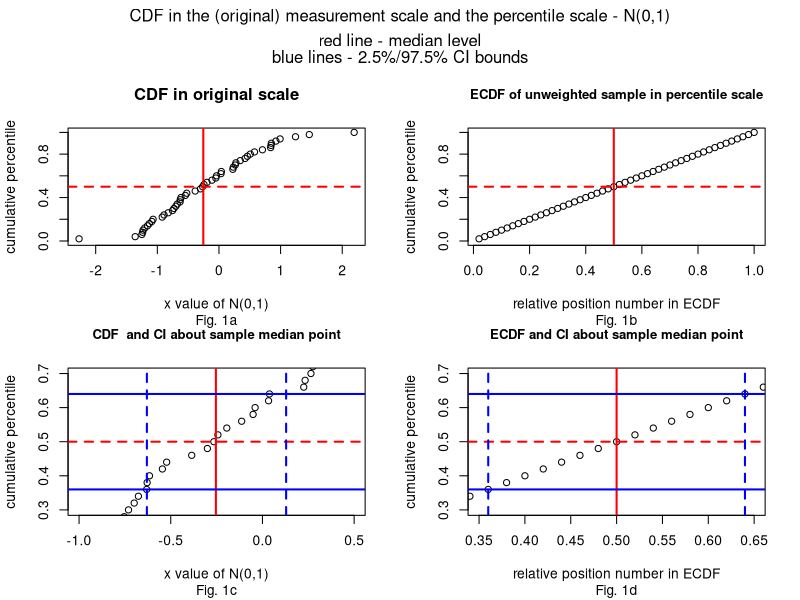
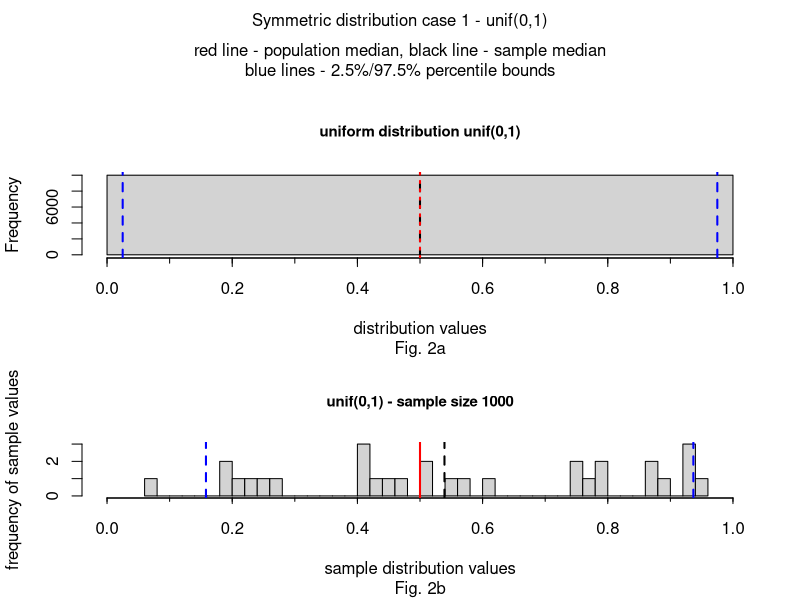
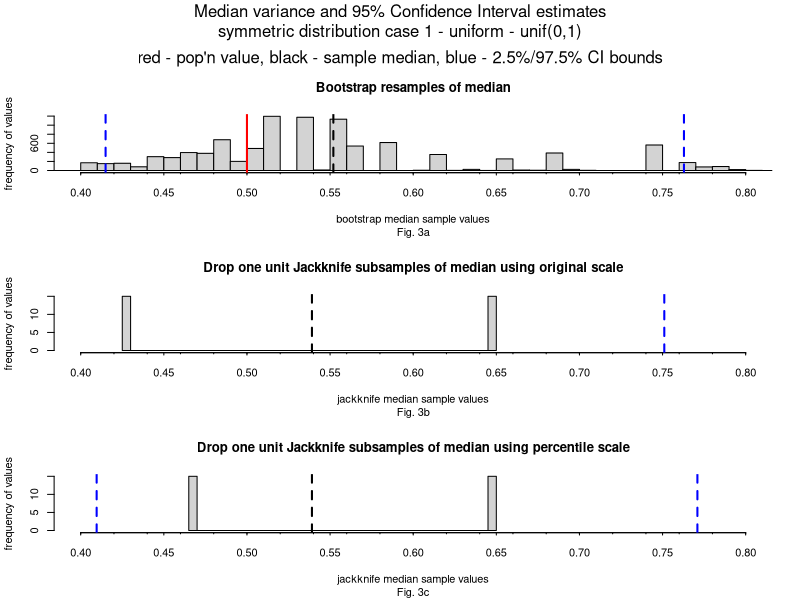
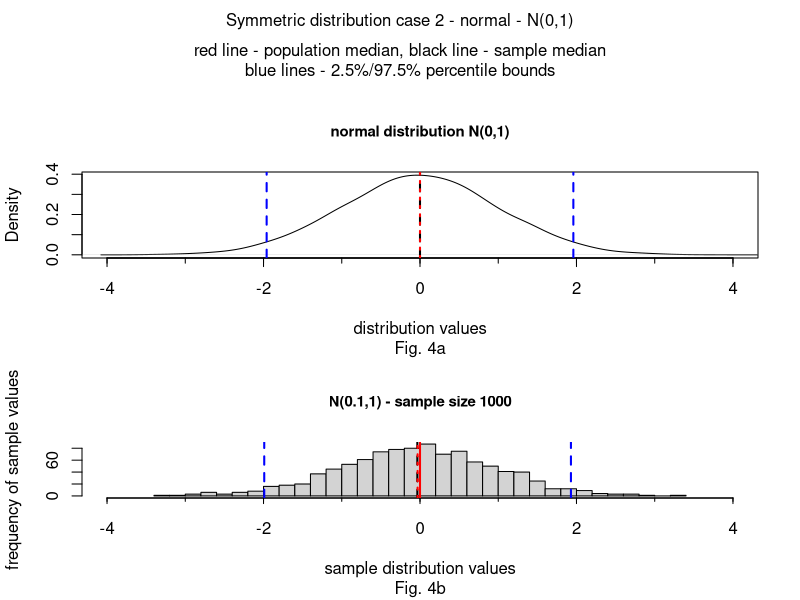
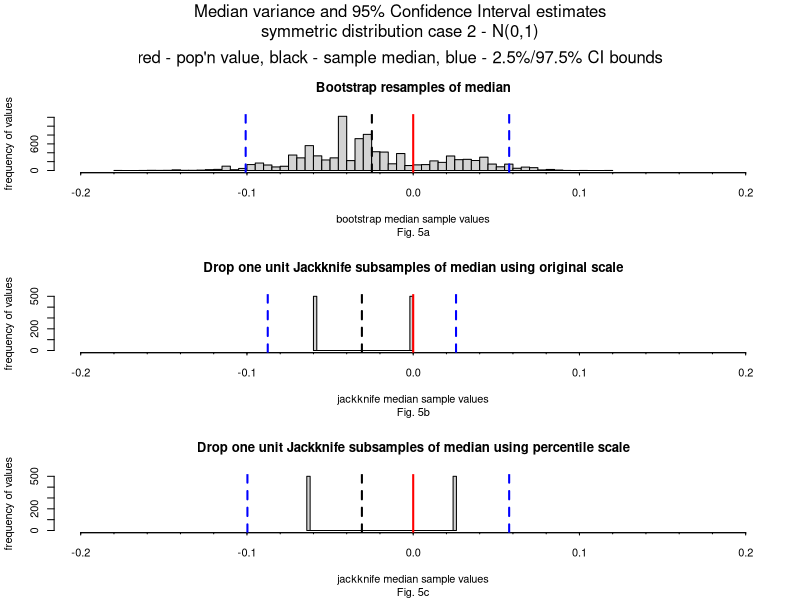
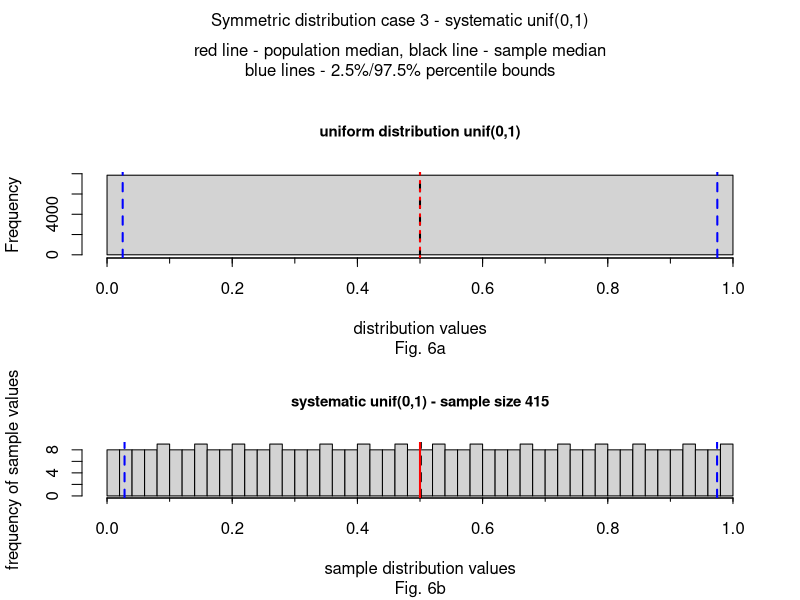
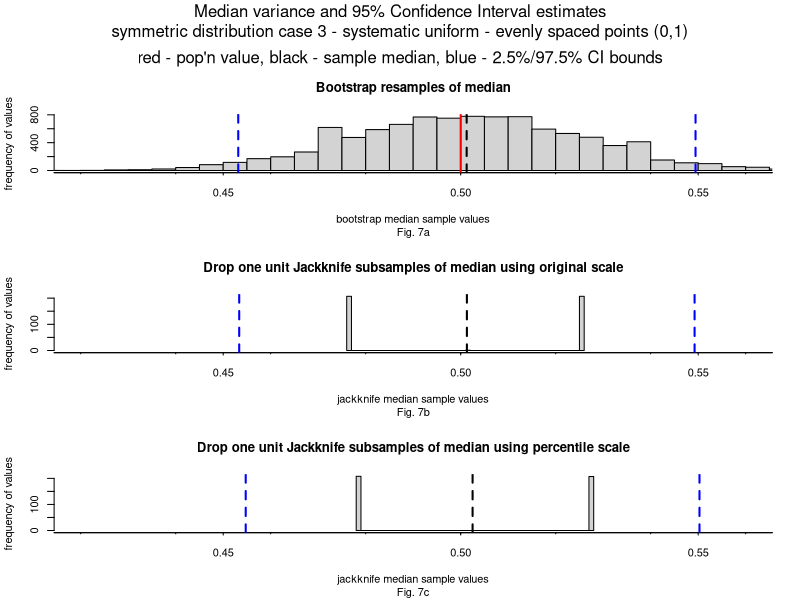
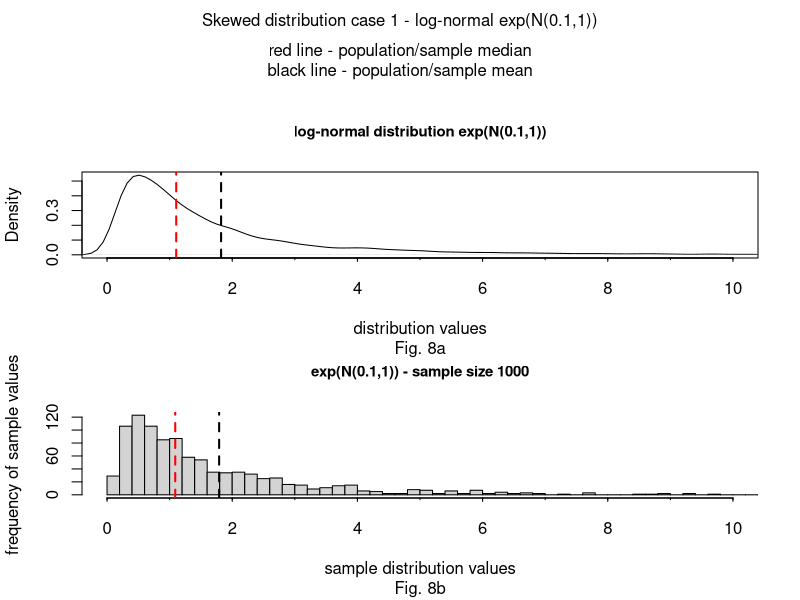

Source code (R) for these figures, in order:
## ---- chunk 1

set.seed(2618)
samp <- rnorm(50,0,1)
Fn <- ecdf(samp)
yval <- Fn(samp)

setdata <- as.data.frame(cbind(samp,yval))
setdata <- setdata[order(setdata[,"yval"]),]
#length(setdata)
setdata[,3] <- as.vector(c(1:50)/50)
#head(setdata)

colnames(setdata) <- c("orig scale","cdf value","percentscale")

library(boot)
stat <- function(x, i) {median(x[i])}
boot.out <- boot(data = setdata[,1],
                 statistic = stat,
                 R = 10000)
# boot.ci(boot.out)
# print("mean of bootstrap samples")
# mean(boot.out$t)
# median(boot.out$t)
# print("standard error of bootstrap samples")
# sd(boot.out$t)
outboot <- quantile(boot.out$t,probs=c(.025,.15865,.5,.6827,.975))


n <- length(samp)
theta <- median(samp)
jkinv <- sapply(1 : n,
             function(i) {Fn <- ecdf(samp[-i]);
                             Fn(theta)}
)

thetaBarinv <- mean(jkinv)
jkexpinv <- (jkinv-thetaBarinv)*sqrt(n)+thetaBarinv
jkexpandinv <- quantile(samp,jkexpinv) 
#head(jkexpandinv)
biasEstinv <- (n - 1) * (thetaBarinv - theta)
seEstinv <- sqrt((n - 1) * mean((jkinv - thetaBarinv)^2))


par(mfrow=c(2,2))
par(fig=c(0,0.5,0.45,0.9))

plot(y=yval,x=samp,ylim=c(0,1),main="CDF in original scale",xlab="x value of N(0,1)",ylab="cumulative percentile",sub="Fig. 1a")
abline(h=0.5,col="red",lwd=2,lty=2)
abline(v=median(samp),col="red",lwd=2,lty=1)


par(fig=c(0.5,1,0.45,0.9), new=TRUE)
plot(y=setdata[,"cdf value"],x=setdata[,"percentscale"],ylim=c(0,1),main="ECDF of unweighted sample in percentile scale",xlab="relative position number in ECDF",ylab="cumulative percentile",cex.main=0.95,sub="Fig. 1b")
abline(h=0.5,col="red",lwd=2,lty=2)
abline(v=0.5,col="red",lwd=2,lty=1)


par(fig=c(0,0.5,0,0.5), new=TRUE)

plot(y=yval,x=samp,xlim=c(-1,.5),ylim=c(.3,.7),main="CDF  and CI about sample median point",xlab="x value of N(0,1)",ylab="cumulative percentile",cex.main=0.95,sub="Fig. 1c")
abline(h=0.5,col="red",lwd=2,lty=2)
abline(v=median(samp),col="red",lwd=2,lty=1)
abline(v=outboot[1],col="blue",lwd=2,lty=2)
abline(v=outboot[5],col="blue",lwd=2,lty=2)
Fn <- ecdf(samp)
abline(h=Fn(outboot[1]),col="blue",lwd=2,lty=1)
abline(h=Fn(outboot[5]),col="blue",lwd=2,lty=1)

par(fig=c(0.5,1,0,0.5), new=TRUE)
plot(y=setdata[,"cdf value"],x=setdata[,"percentscale"],xlim=c(.35,.65),ylim=c(.3,.7),main="ECDF and CI about sample median point",xlab="relative position number in ECDF",ylab="cumulative percentile",cex.main=0.95,sub="Fig. 1d")
abline(h=0.5,col="red",lwd=2,lty=2)
abline(v=0.5,col="red",lwd=2,lty=1)
abline(v=0.5-1.96*seEstinv,col="blue",lwd=2,lty=2)
abline(v=0.5+1.96*seEstinv,col="blue",lwd=2,lty=2)
abline(h=0.5-1.96*seEstinv,col="blue",lwd=2,lty=1)
abline(h=0.5+1.96*seEstinv,col="blue",lwd=2,lty=1)


mtext("CDF in the (original) measurement scale and the percentile scale - N(0,1)", side=3, outer=TRUE, line=-1.5)
mtext("red line - median level", side=3, outer=TRUE, line=-3)
mtext("blue lines - 2.5%/97.5% CI bounds", side=3, outer=TRUE, line=-4)

## ---- chunk 2

setwd("d:/courses/research/variance")

# small sample size 1000 
set.seed(971)
symm <- runif(30,0,1)

library(boot)
stat <- function(x, i) {median(x[i])}
boot.out <- boot(data = symm,
                 statistic = stat,
                 R = 10000)
boot.ci(boot.out)
print("mean of bootstrap samples")
mean(boot.out$t)
print("standard error of bootstrap samples")
sd(boot.out$t)
outboot <- quantile(boot.out$t,probs=c(.025,.15865,.5,.6827,.975))




par(mfrow=c(2,1))
par(fig=c(0,1,0.4,0.85))

#large sample size
set.seed(92513)
symmdist <- runif(10000,0,1)
hist(symmdist,breaks=1,xlim=c(0,1),main="uniform distribution unif(0,1)",xaxt="n",sub="Fig. 2a",xlab="distribution values",cex.main=0.9)
axis(1, at=seq(0,1,.1), label=F, tick=T, tck=-.06)
axis(1, at=seq(0,1,.2), tck=-.1)

abline(v=0.5,col="black",lwd=2,lty=2)
abline(v=0.5,col="red",lwd=2,lty=3)
abline(v=0.025,col="blue",lwd=2,lty=2)
abline(v=0.975,col="blue",lwd=2,lty=2)

par(fig=c(0,1,0,0.4), new=TRUE)

hist(symm,breaks=40,xlim=c(0,1),main="unif(0,1) - sample size 1000",xaxt="n",sub="Fig. 2b",xlab="sample distribution values",ylab="frequency of sample values",cex.main=0.9)
meannormsamp <- mean(symm)
mednormsamp <- median(symm)
axis(1, at=seq(0,1,.1), label=F, tick=T, tck=-.06)
axis(1, at=seq(0,1,.2), tck=-.1)
abline(v=mednormsamp,col="black",lwd=2,lty=2)
abline(v=0.5,col="red",lwd=2,lty=1)
abline(v=quantile(symm,probs=c(.025)),col="blue",lwd=2,lty=2)
abline(v=quantile(symm,probs=c(.975)),col="blue",lwd=2,lty=2)

mtext("Symmetric distribution case 1 - unif(0,1)", side=3, outer=TRUE, line=-1.5)
mtext("red line - population median, black line - sample median", side=3, outer=TRUE, line=-3)
mtext("blue lines - 2.5%/97.5% percentile bounds", side=3, outer=TRUE, line=-4)




# jackknife calculations in original scale of observations


n <- length(symm)
theta <- median(symm)
jk <- sapply(1 : n,
             function(i) median(symm[-i])
)
thetaBar <- mean(jk)
jkexpand <- (jk-thetaBar)*sqrt(n)+thetaBar
biasEst <- (n - 1) * (thetaBar - theta)
seEst <- sqrt((n - 1) * mean((jk - thetaBar)^2))
print("jackknife median estimate using calculations in original scale")
thetaBar
print("jackknife median CI lower bound using calculations in original scale")
thetaBar-1.96*seEst
print("jackknife median CI upper bound using calculations in original scale")
thetaBar+1.96*seEst



# jackknife calculations in percentile scale and then backtransforming results to observed scale 


n <- length(symm)
theta <- median(symm)
jkinv <- sapply(1 : n,
             function(i) {Fn <- ecdf(symm[-i]);
                             Fn(theta)}
)
jkinv

thetaBarinv <- mean(jkinv)
jkexpinv <- (jkinv-thetaBarinv)*sqrt(n)+thetaBarinv
jkexpandinv <- quantile(symm,jkexpinv) 
#head(jkexpandinv)
biasEstinv <- (n - 1) * (thetaBarinv - theta)
seEstinv <- sqrt((n - 1) * mean((jkinv - thetaBarinv)^2))

print("")
print("jackknife median estimate using calculations in percentile scale")
print("and then backtransformed to original scale")
quantile(symm,thetaBarinv)
print("jackknife median estimate lower bound using calculations in ")
print("percentile scale and then backtransformed to original scale")
quantile(symm,thetaBarinv-1.96*seEstinv)
print("jackknife median estimate upper bound using calculations in ")
print("percentile scale and then backtransformed to original scale")
quantile(symm,thetaBarinv+1.96*seEstinv)


par(mfrow=c(3,1))
par(fig=c(0,1,0.6,0.9))

hist(boot.out$t,breaks=60,xlim=c(.4,.8),main="Bootstrap resamples of median",xaxt="n",sub="Fig. 3a",xlab="bootstrap median sample values",ylab="frequency of values",)
medianest <- mean(boot.out$t)
axis(1, at=seq(.4,.8,.02), label=F, tick=T, tck=-.02)
axis(1, at=seq(.4,.8,.05), tck=-.04)
abline(v=medianest,col="black",lwd=2,lty=2)
abline(v=0.5,col="red",lwd=2,lty=1)
abline(v=outboot[1],col="blue",lwd=2,lty=2)
abline(v=outboot[5],col="blue",lwd=2,lty=2)


par(fig=c(0,1,0.3,0.6), new=TRUE)
hist(jkexpand,breaks=40,xlim=c(.4,.8),main="Drop one unit Jackknife subsamples of median using original scale",xaxt="n",sub="Fig. 3b",xlab="jackknife median sample values",ylab="frequency of values",)
 
axis(1, at=seq(.4,.8,.02), label=F, tick=T, tck=-.02)
axis(1, at=seq(.4,.8,.05), tck=-.04)
abline(v=thetaBar,col="black",lwd=2,lty=2)
abline(v=0,col="red",lwd=2,lty=1)
abline(v=thetaBar-1.96*seEst,col="blue",lwd=2,lty=2)
abline(v=thetaBar+1.96*seEst,col="blue",lwd=2,lty=2)



par(fig=c(0,1,0,0.3), new=TRUE)
hist(jkexpandinv,breaks=40,xlim=c(.4,.8),main="Drop one unit Jackknife subsamples of median using percentile scale",xaxt="n",sub="Fig. 3c",xlab="jackknife median sample values",ylab="frequency of values",)
 
axis(1, at=seq(.4,.8,.02), label=F, tick=T, tck=-.02)
axis(1, at=seq(.4,.8,.05), tck=-.04)
abline(v=quantile(symm,thetaBarinv),col="black",lwd=2,lty=2)
abline(v=0,col="red",lwd=2,lty=1)
abline(v=quantile(symm,thetaBarinv-1.96*seEstinv),col="blue",lwd=2,lty=2)
abline(v=quantile(symm,thetaBarinv+1.96*seEstinv),col="blue",lwd=2,lty=2)

mtext("Median variance and 95% Confidence Interval estimates", side=3, outer=TRUE, line=-1.5)
mtext("symmetric distribution case 1 - uniform - unif(0,1)", side=3, outer=TRUE, line=-3)
mtext("red - pop'n value, black - sample median, blue - 2.5%/97.5% CI bounds", side=3, outer=TRUE, line=-5)

## ---- chunk 3
setwd("d:/courses/research/variance")

par(mfrow=c(2,1))
par(fig=c(0,1,0.4,0.85))

#large sample size
set.seed(92513)
symm <- rnorm(10000,0,1)
plot(density(symm,bw=.2),xlim=c(-4,4),main="normal distribution N(0,1)",xaxt="n",sub="Fig. 4a",xlab="distribution values",cex.main=0.9)
axis(1, at=seq(-4,4), label=F, tick=T, tck=-.06)
axis(1, at=seq(-4,4,2), tck=-.1)

abline(v=0,col="black",lwd=2,lty=2)
abline(v=0,col="red",lwd=2,lty=3)
abline(v=0-1.96*1,col="blue",lwd=2,lty=2)
abline(v=0+1.96*1,col="blue",lwd=2,lty=2)

# small sample size 1000 
set.seed(971)
symm <- rnorm(1000,0,1)
par(fig=c(0,1,0,0.4), new=TRUE)

hist(symm,breaks=40,xlim=c(-4,4),main="N(0.1,1) - sample size 1000",xaxt="n",sub="Fig. 4b",xlab="sample distribution values",ylab="frequency of sample values",cex.main=0.9)
meannormsamp <- mean(symm)
mednormsamp <- median(symm)
axis(1, at=seq(-4,4), label=F, tick=T, tck=-.06)
axis(1, at=seq(-4,4,2), tck=-.1)
abline(v=meannormsamp,col="black",lwd=2,lty=2)
abline(v=mednormsamp,col="red",lwd=2,lty=3)
abline(v=0,col="red",lwd=2,lty=1)
abline(v=mednormsamp-1.96*1,col="blue",lwd=2,lty=2)
abline(v=mednormsamp+1.96*1,col="blue",lwd=2,lty=2)

mtext("Symmetric distribution case 2 - normal - N(0,1)", side=3, outer=TRUE, line=-1.5)
mtext("red line - population median, black line - sample median", side=3, outer=TRUE, line=-3)
mtext("blue lines - 2.5%/97.5% percentile bounds", side=3, outer=TRUE, line=-4)

## ---- chunk 4

library(boot)
stat <- function(x, i) {median(x[i])}
boot.out <- boot(data = symm,
                 statistic = stat,
                 R = 10000)
boot.ci(boot.out)
 mean(boot.out$t)
 sd(boot.out$t)
outboot <- quantile(boot.out$t,probs=c(.025,.15865,.5,.6827,.975))
#outboot

par(mfrow=c(3,1))
par(fig=c(0,1,0.6,0.9))

hist(boot.out$t,breaks=60,xlim=c(-.2,.2),main="Bootstrap resamples of median",xaxt="n",sub="Fig. 5a",xlab="bootstrap median sample values",ylab="frequency of values",)
medianest <- mean(boot.out$t)
axis(1, at=seq(-.2,.2,.02), label=F, tick=T, tck=-.02)
axis(1, at=seq(-.2,.2,.1), tck=-.04)
abline(v=medianest,col="black",lwd=2,lty=2)
abline(v=0,col="red",lwd=2,lty=1)
abline(v=outboot[1],col="blue",lwd=2,lty=2)
abline(v=outboot[5],col="blue",lwd=2,lty=2)

n <- length(symm)
theta <- median(symm)
jk <- sapply(1 : n,
             function(i) median(symm[-i])
)
thetaBar <- mean(jk)
jkexpand <- (jk-thetaBar)*sqrt(n)+thetaBar
biasEst <- (n - 1) * (thetaBar - theta)
seEst <- sqrt((n - 1) * mean((jk - thetaBar)^2))
print("jackknife estimate based on original scale")
thetaBar
thetaBar-1.96*seEst
thetaBar+1.96*seEst

par(fig=c(0,1,0.3,0.6), new=TRUE)
hist(jkexpand,breaks=40,xlim=c(-.2,.2),main="Drop one unit Jackknife subsamples of median using original scale",xaxt="n",sub="Fig. 5b",xlab="jackknife median sample values",ylab="frequency of values",)
 
axis(1, at=seq(-.2,.2,.02), label=F, tick=T, tck=-.02)
axis(1, at=seq(-.2,.2,.1), tck=-.04)
abline(v=thetaBar,col="black",lwd=2,lty=2)
abline(v=0,col="red",lwd=2,lty=1)
abline(v=thetaBar-1.96*seEst,col="blue",lwd=2,lty=2)
abline(v=thetaBar+1.96*seEst,col="blue",lwd=2,lty=2)


n <- length(symm)
theta <- median(symm)
jkinv <- sapply(1 : n,
             function(i) {Fn <- ecdf(symm[-i]);
                             Fn(theta)}
)
#head(jkinv)

thetaBar <- mean(jkinv)
#thetaBar
jkexpinv <- (jkinv-thetaBar)*sqrt(n)+thetaBar
jkexpand <- quantile(symm,jkexpinv) 
#head(jkexpand)
biasEst <- (n - 1) * (thetaBar - theta)
seEst <- sqrt((n - 1) * mean((jkinv - thetaBar)^2))
print("jackknife estimates based on percentile scale")
quantile(symm,thetaBar)
quantile(symm,thetaBar-1.96*seEst)
quantile(symm,thetaBar+1.96*seEst)

par(fig=c(0,1,0,0.3), new=TRUE)
hist(jkexpand,breaks=40,xlim=c(-.2,.2),main="Drop one unit Jackknife subsamples of median using percentile scale",xaxt="n",sub="Fig. 5c",xlab="jackknife median sample values",ylab="frequency of values",)
 
axis(1, at=seq(-.2,.2,.02), label=F, tick=T, tck=-.02)
axis(1, at=seq(-.2,.2,.1), tck=-.04)
abline(v=quantile(symm,thetaBar),col="black",lwd=2,lty=2)
abline(v=0,col="red",lwd=2,lty=1)
abline(v=quantile(symm,thetaBar-1.96*seEst),col="blue",lwd=2,lty=2)
abline(v=quantile(symm,thetaBar+1.96*seEst),col="blue",lwd=2,lty=2)

mtext("Median variance and 95% Confidence Interval estimates", side=3, outer=TRUE, line=-1.5)
mtext("symmetric distribution case 2 - N(0,1)", side=3, outer=TRUE, line=-3)
mtext("red - pop'n value, black - sample median, blue - 2.5%/97.5% CI bounds", side=3, outer=TRUE, line=-5)

## ---- chunk 5

setwd("d:/courses/research/variance")

# small sample size random between 300-1000
set.seed(6971)
symmstart <- runif(1,0.001,.0033333)
symmskip <- runif(1,0.001,.0033333)
symm <- seq(symmstart,1,symmskip)
#symm

library(boot)
stat <- function(x, i) {median(x[i])}
boot.out <- boot(data = symm,
                 statistic = stat,
                 R = 10000)
boot.ci(boot.out)
print("mean of bootstrap samples")
mean(boot.out$t)
print("standard error of bootstrap samples")
sd(boot.out$t)
outboot <- quantile(boot.out$t,probs=c(.025,.15865,.5,.6827,.975))




par(mfrow=c(2,1))
par(fig=c(0,1,0.4,0.85))

#large sample size using sample size between 6000-20000
set.seed(513)
symmdiststart <- runif(1,0.001,.0033333)/20
symmdistskip <- runif(1,0.001,.0033333)/20
symmdist <- seq(symmdiststart,1,symmdistskip)
hist(symmdist,breaks=1,xlim=c(0,1),main="uniform distribution unif(0,1)",xaxt="n",sub="Fig. 6a",xlab="distribution values",cex.main=0.9)
axis(1, at=seq(0,1,.1), label=F, tick=T, tck=-.06)
axis(1, at=seq(0,1,.2), tck=-.1)

abline(v=0.5,col="black",lwd=2,lty=2)
abline(v=0.5,col="red",lwd=2,lty=3)
abline(v=0.025,col="blue",lwd=2,lty=2)
abline(v=0.975,col="blue",lwd=2,lty=2)

par(fig=c(0,1,0,0.4), new=TRUE)

hist(symm,breaks=60,xlim=c(0,1),main="systematic unif(0,1) - sample size 415",xaxt="n",sub="Fig. 6b",xlab="sample distribution values",ylab="frequency of sample values",cex.main=0.9)
meannormsamp <- mean(symm)
mednormsamp <- median(symm)
axis(1, at=seq(0,1,.1), label=F, tick=T, tck=-.06)
axis(1, at=seq(0,1,.2), tck=-.1)
abline(v=mednormsamp,col="black",lwd=2,lty=2)
abline(v=0.5,col="red",lwd=2,lty=1)
abline(v=quantile(symm,probs=c(.025)),col="blue",lwd=2,lty=2)
abline(v=quantile(symm,probs=c(.975)),col="blue",lwd=2,lty=2)

mtext("Symmetric distribution case 3 - systematic unif(0,1)", side=3, outer=TRUE, line=-1.5)
mtext("red line - population median, black line - sample median", side=3, outer=TRUE, line=-3)
mtext("blue lines - 2.5%/97.5% percentile bounds", side=3, outer=TRUE, line=-4)




# jackknife calculations in original scale of observations


n <- length(symm)
theta <- median(symm)
jk <- sapply(1 : n,
             function(i) median(symm[-i])
)
thetaBar <- mean(jk)
jkexpand <- (jk-thetaBar)*sqrt(n)+thetaBar
biasEst <- (n - 1) * (thetaBar - theta)
seEst <- sqrt((n - 1) * mean((jk - thetaBar)^2))
print("jackknife median estimate using calculations in original scale")
thetaBar
print("jackknife median CI lower bound using calculations in original scale")
thetaBar-1.96*seEst
print("jackknife median CI upper bound using calculations in original scale")
thetaBar+1.96*seEst



# jackknife calculations in percentile scale and then backtransforming results to observed scale 


n <- length(symm)
theta <- median(symm)
jkinv <- sapply(1 : n,
             function(i) {Fn <- ecdf(symm[-i]);
                             Fn(theta)}
)
#head(jkinv)

thetaBarinv <- mean(jkinv)
jkexpinv <- (jkinv-thetaBarinv)*sqrt(n)+thetaBarinv
jkexpandinv <- quantile(symm,jkexpinv) 
#head(jkexpandinv)
biasEstinv <- (n - 1) * (thetaBarinv - theta)
seEstinv <- sqrt((n - 1) * mean((jkinv - thetaBarinv)^2))

print("")
print("jackknife median estimate using calculations in percentile scale ")
print("and then backtransformed to original scale")
quantile(symm,thetaBarinv)
print("jackknife median estimate lower bound using calculations in ")
print("percentile scale and then backtransformed to original scale")
quantile(symm,thetaBarinv-1.96*seEstinv)
print("jackknife median estimate upper bound using calculations in ")
print("percentile scale and then backtransformed to original scale")
quantile(symm,thetaBarinv+1.96*seEstinv)


par(mfrow=c(3,1))
par(fig=c(0,1,0.6,0.9))

hist(boot.out$t,breaks=60,xlim=c(.42,.56),main="Bootstrap resamples of median",xaxt="n",sub="Fig. 7a",xlab="bootstrap median sample values",ylab="frequency of values",)
medianest <- mean(boot.out$t)
axis(1, at=seq(.4,.6,.02), label=F, tick=T, tck=-.02)
axis(1, at=seq(.4,.6,.05), tck=-.04)
abline(v=medianest,col="black",lwd=2,lty=2)
abline(v=0.5,col="red",lwd=2,lty=1)
abline(v=outboot[1],col="blue",lwd=2,lty=2)
abline(v=outboot[5],col="blue",lwd=2,lty=2)


par(fig=c(0,1,0.3,0.6), new=TRUE)
hist(jkexpand,breaks=40,xlim=c(.42,.56),main="Drop one unit Jackknife subsamples of median using original scale",xaxt="n",sub="Fig. 7b",xlab="jackknife median sample values",ylab="frequency of values",)
 
axis(1, at=seq(.4,.6,.02), label=F, tick=T, tck=-.02)
axis(1, at=seq(.4,.6,.05), tck=-.04)
abline(v=thetaBar,col="black",lwd=2,lty=2)
abline(v=0,col="red",lwd=2,lty=1)
abline(v=thetaBar-1.96*seEst,col="blue",lwd=2,lty=2)
abline(v=thetaBar+1.96*seEst,col="blue",lwd=2,lty=2)



par(fig=c(0,1,0,0.3), new=TRUE)
hist(jkexpandinv,breaks=40,xlim=c(.42,.56),main="Drop one unit Jackknife subsamples of median using percentile scale",xaxt="n",sub="Fig. 7c",xlab="jackknife median sample values",ylab="frequency of values",)
 
axis(1, at=seq(.4,.6,.02), label=F, tick=T, tck=-.02)
axis(1, at=seq(.4,.6,.05), tck=-.04)
abline(v=quantile(symm,thetaBarinv),col="black",lwd=2,lty=2)
abline(v=0,col="red",lwd=2,lty=1)
abline(v=quantile(symm,thetaBarinv-1.96*seEst),col="blue",lwd=2,lty=2)
abline(v=quantile(symm,thetaBarinv+1.96*seEst),col="blue",lwd=2,lty=2)

mtext("Median variance and 95% Confidence Interval estimates", side=3, outer=TRUE, line=-1.5)
mtext("symmetric distribution case 3 - systematic uniform - evenly spaced points (0,1)", side=3, outer=TRUE, line=-3)
mtext("red - pop'n value, black - sample median, blue - 2.5%/97.5% CI bounds", side=3, outer=TRUE, line=-5)

## ---- chunk 6
setwd("d:/courses/research/variance")

par(mfrow=c(2,1))
par(fig=c(0,1,0.4,0.85))

#large sample size
set.seed(92513)
skewed <- exp(rnorm(10000,0.1,1))
plot(density(skewed,bw=.16),xlim=c(0,10),main="log-normal distribution exp(N(0.1,1))",xaxt="n",sub="Fig. 8a",xlab="distribution values",cex.main=0.9)
axis(1, at=seq(0,10), label=F, tick=T, tck=-.02)
axis(1, at=seq(0,10,2), tck=-.04)

abline(v=exp(0.1),col="red",lwd=2,lty=2)
abline(v=exp(0.1+1/2),col="black",lwd=2,lty=2)

# small sample size 1000 
set.seed(6971)
skewed <- exp(rnorm(1000,0.1,1))
par(fig=c(0,1,0,0.45), new=TRUE)

hist(skewed,breaks=101,xlim=c(0,10),main="exp(N(0.1,1)) - sample size 1000",xaxt="n",sub="Fig. 8b",xlab="sample distribution values",ylab="frequency of sample values",cex.main=0.9)
meanlognormsamp <- mean(sort(skewed))
medlognormsamp <- median(skewed)
axis(1, at=seq(0,10), label=F, tick=T, tck=-.02)
axis(1, at=seq(0,10,2), tck=-.04)
abline(v=meanlognormsamp,col="black",lwd=2,lty=2)
abline(v=medlognormsamp,col="red",lwd=2,lty=2)

mtext("Skewed distribution case 1 - log-normal exp(N(0.1,1))", side=3, outer=TRUE, line=-1.5)
mtext("red line - population/sample median", side=3, outer=TRUE, line=-3)
mtext("black line - population/sample mean", side=3, outer=TRUE, line=-4)

## ---- chunk 7


library(boot)
stat <- function(x, i) {median(x[i])}
boot.out <- boot(data = skewed,
                 statistic = stat,
                 R = 10000)
boot.ci(boot.out)
mean(boot.out$t)
sd(boot.out$t)
outboot <- quantile(boot.out$t,probs=c(.025,.15865,.5,.6827,.975))
outboot

par(mfrow=c(3,1))
par(fig=c(0,1,0.6,0.9))
hist(boot.out$t,breaks=70,xlim=c(0.95,1.3),main="Bootstrap resamples of median",xaxt="n",sub="Fig. 9a",xlab="bootstrap median sample values",ylab="frequency of values",)
medianest <- mean(boot.out$t)
axis(1, at=seq(0.9,1.3,.1), label=F, tick=T, tck=-.05)
axis(1, at=seq(0.8,1.3,.1), tck=-.1)
abline(v=medianest,col="black",lwd=2,lty=2)
abline(v=exp(0.1),col="red",lwd=2,lty=1)
abline(v=outboot[1],col="blue",lwd=2,lty=2)
abline(v=outboot[5],col="blue",lwd=2,lty=2)


n <- length(skewed)
theta <- median(skewed)
jk <- sapply(1 : n,
             function(i) median(skewed[-i])
)
thetaBar <- mean(jk)
jkexpand <- (jk-thetaBar)*sqrt(n)+thetaBar
biasEst <- (n - 1) * (thetaBar - theta)
seEst <- sqrt((n - 1) * mean((jk - thetaBar)^2))
print("Jackknife estimates using original scale")
thetaBar
thetaBar-1.96*seEst
thetaBar+1.96*seEst

par(fig=c(0,1,0.3,0.6), new=TRUE)
hist(jkexpand,breaks=70,xlim=c(0.95,1.3),main="Drop one unit Jackknife subsamples of median using original scale",xaxt="n",sub="Fig. 9b",xlab="jackknife median sample values",ylab="frequency of values",)
 
axis(1, at=seq(0.9,1.3,.1), label=F, tick=T, tck=-.05)
axis(1, at=seq(0.8,1.3,.1), tck=-.1)
abline(v=thetaBar,col="black",lwd=2,lty=2)
abline(v=exp(0.1),col="red",lwd=2,lty=1)
abline(v=thetaBar-1.96*seEst,col="blue",lwd=2,lty=2)
abline(v=thetaBar+1.96*seEst,col="blue",lwd=2,lty=2)


n <- length(skewed)
theta <- median(skewed)
jkinv <- sapply(1 : n,
             function(i) {Fn <- ecdf(skewed[-i]);
                             Fn(theta)}
)
#head(jkinv)

thetaBar <- mean(jkinv)
#thetaBar
jkexpinv <- (jkinv-thetaBar)*sqrt(n)+thetaBar
jkexpand <- quantile(skewed,jkexpinv) 
#head(jkexpand)
biasEst <- (n - 1) * (thetaBar - theta)
seEst <- sqrt((n - 1) * mean((jkinv - thetaBar)^2))

print("Jackknife estimates using percentile scale and backtransformed")
quantile(skewed,thetaBar)
quantile(skewed,thetaBar-1.96*seEst)
quantile(skewed,thetaBar+1.96*seEst)

par(fig=c(0,1,0,0.3), new=TRUE)
hist(jkexpand,breaks=70,xlim=c(0.95,1.3),main="Drop one unit Jackknife subsamples of median using percentile scale",xaxt="n",sub="Fig. 9c",xlab="jackknife median sample values",ylab="frequency of values",)
 
axis(1, at=seq(0.9,1.3,.1), label=F, tick=T, tck=-.05)
axis(1, at=seq(0.8,1.3,.1), tck=-.1)
abline(v=quantile(skewed,thetaBar),col="black",lwd=2,lty=2)
abline(v=exp(0.1),col="red",lwd=2,lty=1)
abline(v=quantile(skewed,thetaBar-1.96*seEst),col="blue",lwd=2,lty=2)
abline(v=quantile(skewed,thetaBar+1.96*seEst),col="blue",lwd=2,lty=2)

mtext("Median variance and 95% Confidence Interval estimates", side=3, outer=TRUE, line=-1.5)
mtext("Skewed distribution case 1 - log-normal exp(N(0.1,1))", side=3, outer=TRUE, line=-3)
mtext("red - pop'n value, black - sample median, blue - 2.5%/97.5% CI bounds", side=3, outer=TRUE, line=-5)

## ---- chunk 8
setwd("d:/courses/research/variance")

par(mfrow=c(2,1))
par(fig=c(0,1,0.4,0.85))

#large sample size
set.seed(13)
waitdur1 <- rnorm(90000,55,5.5)
waitdur2 <- rnorm(180000,80,6)
waitdur <- c(waitdur1,waitdur2)
median_dist <- median(waitdur)
plot(density(waitdur,bw=.44),xlim=c(40,100),main="bivariate normal - 1/3*exp(N(55,5.5)+2/3*exp(N(80,6)))",xaxt="n",sub="Fig. 10a",xlab="distribution values (seconds)",cex.main=0.9)
axis(1, at=seq(40,100,5), label=F, tick=T, tck=-.02)
axis(1, at=seq(40,100,10), tck=-.04)
abline(v=median_dist,col="red",lwd=2,lty=2)
abline(v=1/3*55+2/3*80,col="black",lwd=2,lty=2)

# small sample size 1000 
set.seed(719)
waitdur1 <- rnorm(90,55,5.5)
waitdur2 <- rnorm(180,80,6)
waitdur <- c(waitdur1,waitdur2)
par(fig=c(0,1,0,0.45), new=TRUE)
hist(waitdur,breaks=61,xlim=c(40,100),main="bimodal - sample size 270",xaxt="n",sub="Fig. 10b",xlab="sample distribution values (seconds)",ylab="frequency of sample values",cex.main=0.9)
meanbimodalsamp <- mean(sort(waitdur))
medbimodalsamp <- median(waitdur)
axis(1, at=seq(40,100,5), label=F, tick=T, tck=-.02)
axis(1, at=seq(40,100,10), tck=-.04)
abline(v=meanbimodalsamp,col="black",lwd=2,lty=2)
abline(v=medbimodalsamp,col="red",lwd=2,lty=2)

mtext("Skewed distribution case 2 - weighted bivariate normal", side=3, outer=TRUE, line=-1)
mtext("approximation of old faithful geyser wait duration", side=3, outer=TRUE, line=-2)
mtext("red line - population/sample median", side=3, outer=TRUE, line=-3)
mtext("black line - population/sample mean", side=3, outer=TRUE, line=-4)

## ---- chunk 9


library(boot)
stat <- function(x, i) {median(x[i])}
boot.out <- boot(data = waitdur,
                 statistic = stat,
                 R = 40000)
boot.ci(boot.out)
mean(boot.out$t)
sd(boot.out$t)
outboot <- quantile(boot.out$t,probs=c(.025,.15865,.5,.6827,.975))
outboot

par(mfrow=c(3,1))
par(fig=c(0,1,0.6,0.9))
hist(boot.out$t,breaks=60,xlim=c(74,78),main="Bootstrap resamples of median",xaxt="n",sub="Fig. 11a",xlab="bootstrap median sample values",ylab="frequency of values",)
medianest <- mean(boot.out$t)
axis(1, at=seq(74,78,.1), label=F, tick=T, tck=-.05)
axis(1, at=seq(74,78,.5), tck=-.1)
abline(v=medianest,col="black",lwd=2,lty=2)
abline(v=median_dist,col="red",lwd=2,lty=1)
abline(v=outboot[1],col="blue",lwd=2,lty=2)
abline(v=outboot[5],col="blue",lwd=2,lty=2)


n <- length(waitdur)
theta <- median(waitdur)
jk <- sapply(1 : n,
             function(i) median(waitdur[-i])
)
thetaBar <- mean(jk)
jkexpand <- (jk-thetaBar)*sqrt(n)+thetaBar
biasEst <- (n - 1) * (thetaBar - theta)
seEst <- sqrt((n - 1) * mean((jk - thetaBar)^2))
print("Jackknife estimates using the original scale")
thetaBar
thetaBar-1.96*seEst
thetaBar+1.96*seEst

par(fig=c(0,1,0.3,0.6), new=TRUE)
hist(jkexpand,breaks=60,xlim=c(74,78),main="Drop one unit Jackknife subsamples of median using original scale",xaxt="n",sub="Fig. 11b",xlab="jackknife median sample values",ylab="frequency of values",)
 
axis(1, at=seq(74,78,.1), label=F, tick=T, tck=-.05)
axis(1, at=seq(74,78,.5), tck=-.1)
abline(v=thetaBar,col="black",lwd=2,lty=2)
abline(v=median_dist,col="red",lwd=2,lty=1)
abline(v=thetaBar-1.96*seEst,col="blue",lwd=2,lty=2)
abline(v=thetaBar+1.96*seEst,col="blue",lwd=2,lty=2)


n <- length(waitdur)
theta <- median(waitdur)
jkinv <- sapply(1 : n,
             function(i) {Fn <- ecdf(waitdur[-i]);
                             Fn(theta)}
)
#head(jkinv)

thetaBar <- mean(jkinv)
#thetaBar
jkexpinv <- (jkinv-thetaBar)*sqrt(n)+thetaBar
jkexpand <- quantile(waitdur,jkexpinv) 
#head(jkexpand)
biasEst <- (n - 1) * (thetaBar - theta)
seEst <- sqrt((n - 1) * mean((jkinv - thetaBar)^2))
print("Jackknife estimates using percentile scale and backtransformed")
quantile(waitdur,thetaBar)
quantile(waitdur,thetaBar-1.96*seEst)
quantile(waitdur,thetaBar+1.96*seEst)

par(fig=c(0,1,0,0.3), new=TRUE)
hist(jkexpand,breaks=60,xlim=c(74,78),main="Drop one unit Jackknife subsamples of median using percentile scale",xaxt="n",sub="Fig. 11c",xlab="jackknife median sample values",ylab="frequency of values",)
 
axis(1, at=seq(74,78,.1), label=F, tick=T, tck=-.05)
axis(1, at=seq(74,78,.5), tck=-.1)
abline(v=quantile(waitdur,thetaBar),col="black",lwd=2,lty=2)
abline(v=median_dist,col="red",lwd=2,lty=1)
abline(v=quantile(waitdur,thetaBar-1.96*seEst),col="blue",lwd=2,lty=2)
abline(v=quantile(waitdur,thetaBar+1.96*seEst),col="blue",lwd=2,lty=2)

mtext("Median variance and 95% Confidence Interval estimates", side=3, outer=TRUE, line=-1.5)
mtext("skewed distribution case 2 - weighted bivariate normal", side=3, outer=TRUE, line=-3)
mtext("red - pop'n value, black - sample median, blue - 2.5%/97.5% CI bounds", side=3, outer=TRUE, line=-5)

